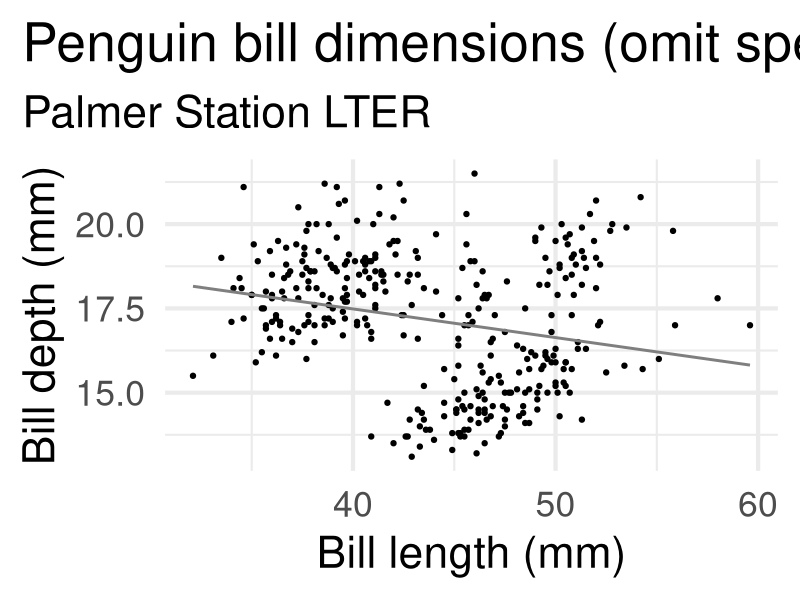

Source code (R):
## ---- chunk 1
#| label: setup
#| message: false
#| warning: false
R.version.string
## ---- chunk 2
install.packages(c("palmerpenguins", "ggplot2"))

library(palmerpenguins)
library(ggplot2)
data(penguins)
## ---- chunk 3
ggplot(data = penguins,
        aes(x = bill_length_mm,
        y = bill_depth_mm)) +
  theme_minimal(32) +
  geom_point() +
  scale_color_manual(values = c("darkorange","purple","cyan4")) +
  labs(title = "Penguin bill dimensions (omit species)",
       subtitle = "Palmer Station LTER",
       x = "Bill length (mm)",
       y = "Bill depth (mm)") +
  theme(plot.title.position = "plot",
        plot.caption = element_text(hjust = 0, face= "italic"),
        plot.caption.position = "plot") +
  geom_smooth(method = "lm", se = FALSE, color = "gray50")
